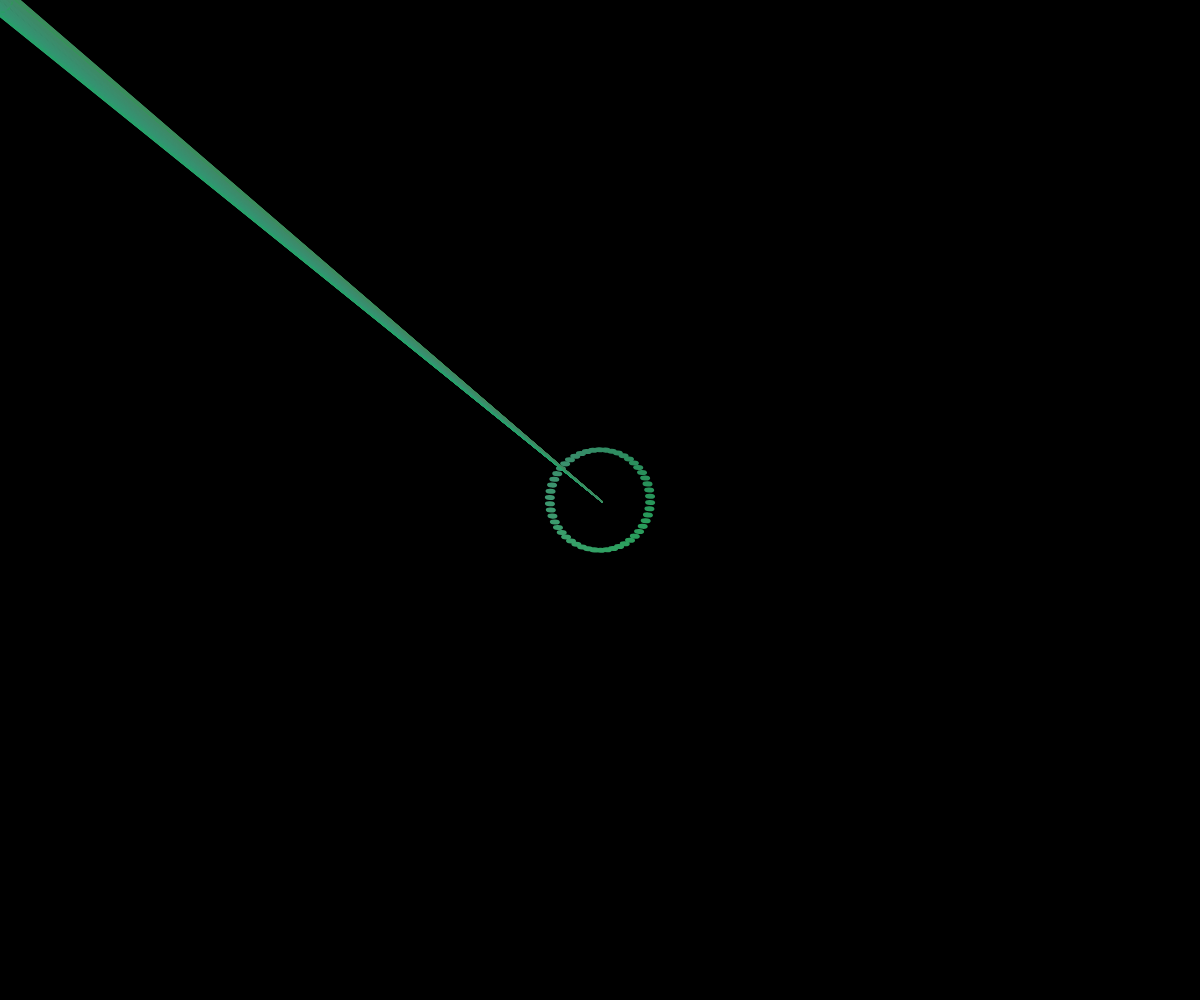
Frame 1 (no input)
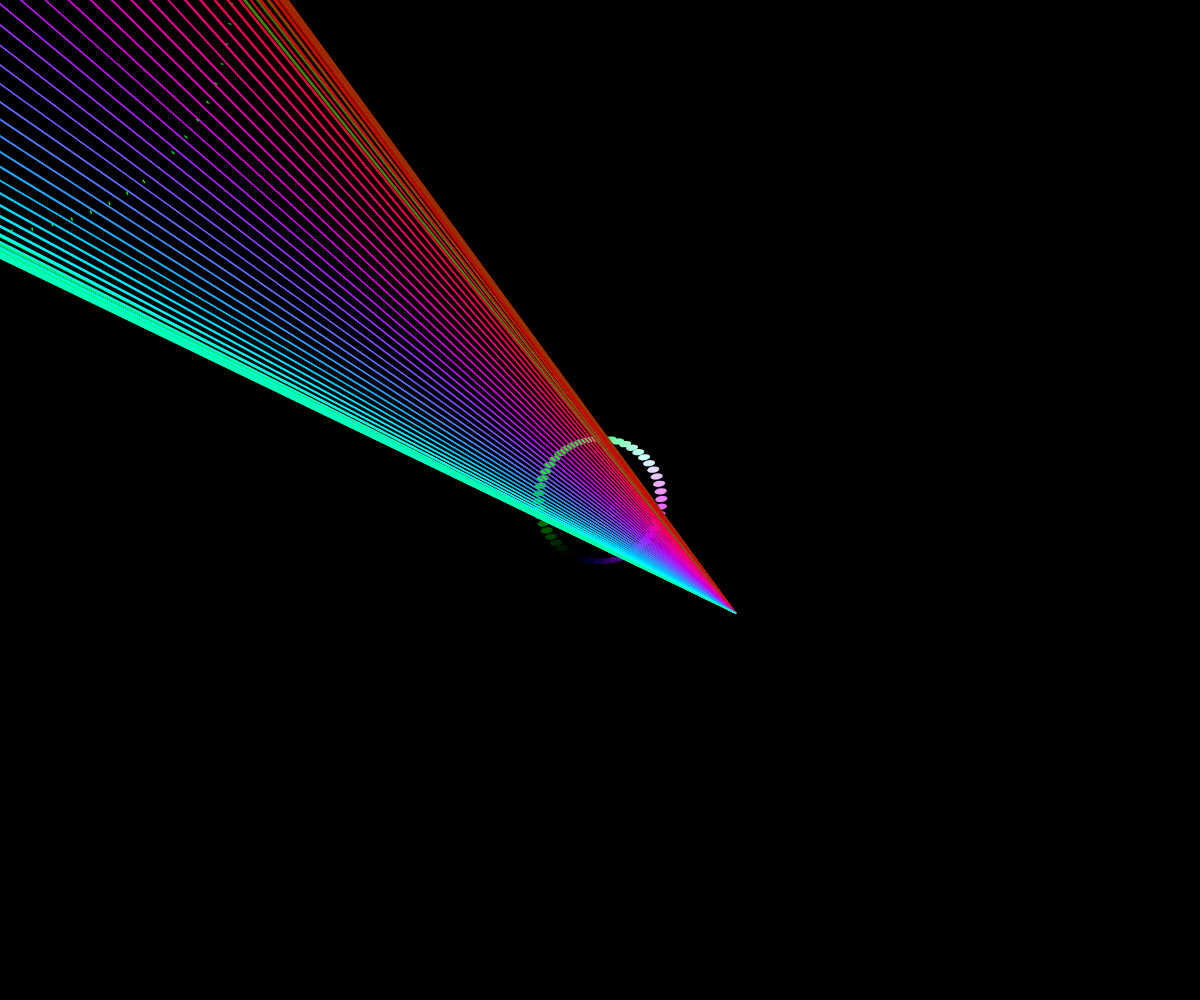
Frame 60 (no input)
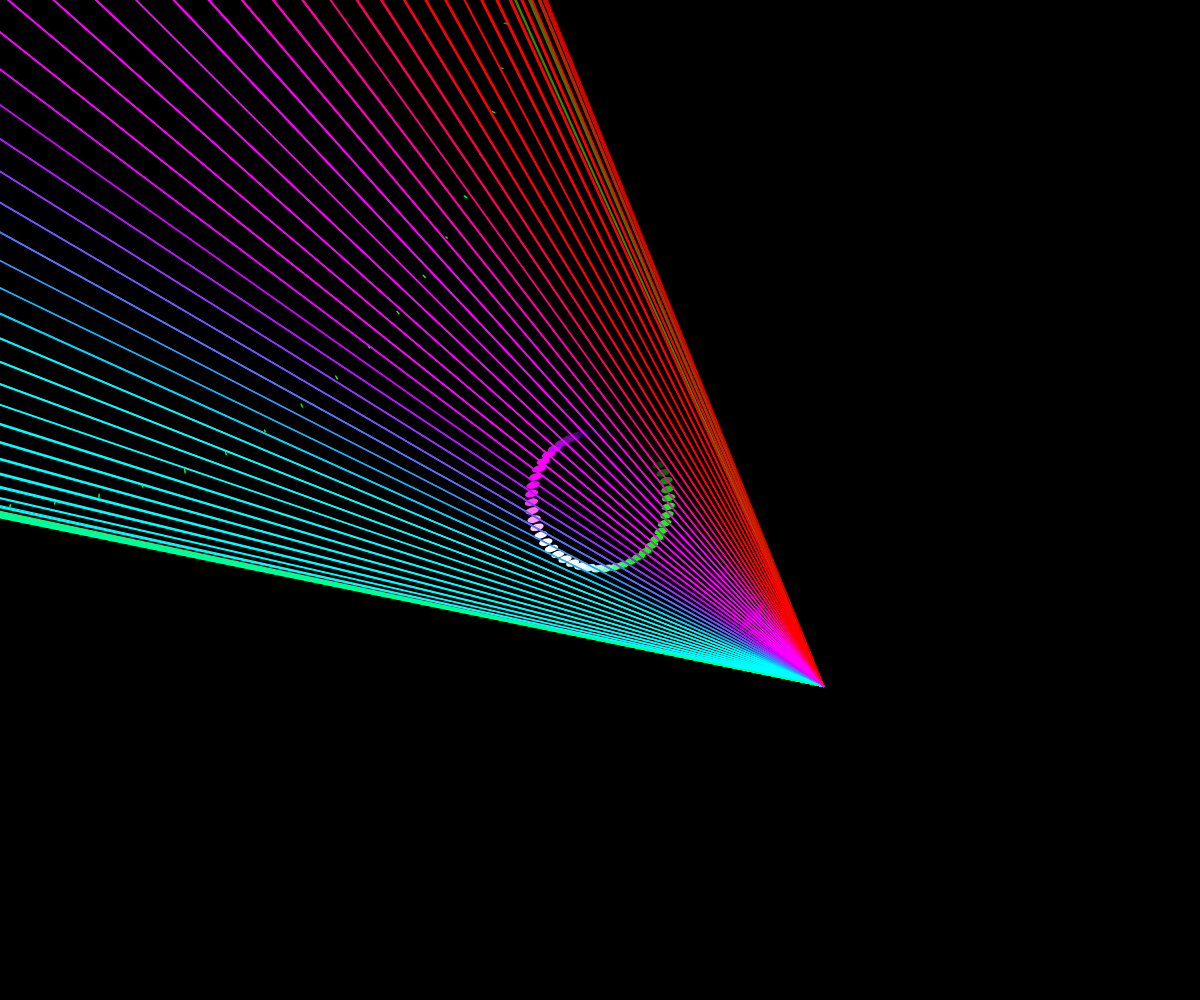
Frame 120 (the mouse pressed at the canvas centre since frame 60)

The p5.js sketch that drew these frames (run headless with seeded random() and noise() and a simulated clock; from frame 60 on, the mouse is pressed at the canvas centre):

// p5.js sketch
// ── sketch.js
let angle = 10; // Angle initial
let radius = 10; // Rayon initial
let angleIncrement = 0.9; // Incrément de l'angle
let radiusIncrement = 0.5; // Incrément du rayon
let numLines = 40; // Nombre de lignes dans le tourbillon


function setup() {
  createCanvas(windowWidth, windowHeight); 
}

function draw() {
  background(0);

   push(); 
   translate(width / 2, height / 2);

 
  
  rotate(frameCount * 0.05);
 scale(1 + sin(frameCount * 0.01) * 0.4);
  let r = 50;
  let points = 50;
  
  
  for (let i = 0; i < points; i++) {
    let angle = TWO_PI / points * i; 
    
    
    let x = r * cos(angle);
    let y = r * sin(angle);
    
     
    
    
    let x2 = (radius + radiusIncrement) * cos(angle);
    let y2 = (radius + radiusIncrement) * sin(angle);
    noStroke();
    fill(50 - x2, 150 + y2, 100 - x2);
    ellipse(x, y, 10, 5);   
  }
  
  pop();   
  
  
  
  push();
  
 

  scale(1 + sin(frameCount * 0.01) * 0.4);

  noFill(); 
  
  for (let i = 0; i < 200; i++) {
    let x1 = radius * cos(angle);
    let y1 = radius * sin(angle);
    
    
    let x2 = (radius + radiusIncrement) * cos(angle);
    let y2 = (radius + radiusIncrement) * sin(angle);

     
    
  if (x1 > width || x1 < 0 || y1> height || y1< 0) {
    x1 = width / 2;
    y1 = height / 2;
  }
    
    
    for (let i = 0; i < numLines; i++) {
    stroke(50 - y2, 150 + y2, 100 - x2); 
    strokeWeight(01);} 
    line(x1, y1, x2, y2); 

    angle += 100; // Incrémente l'angle
    radius += radiusIncrement / numLines; // Incrémente le rayon pour une spirale douce
  }

  angle += angleIncrement; // Incrémente l'angle pour l'animation
  radius += radiusIncrement; // Incrémente le rayon pour l'animation
  
  pop();
    
   
  
  
}
